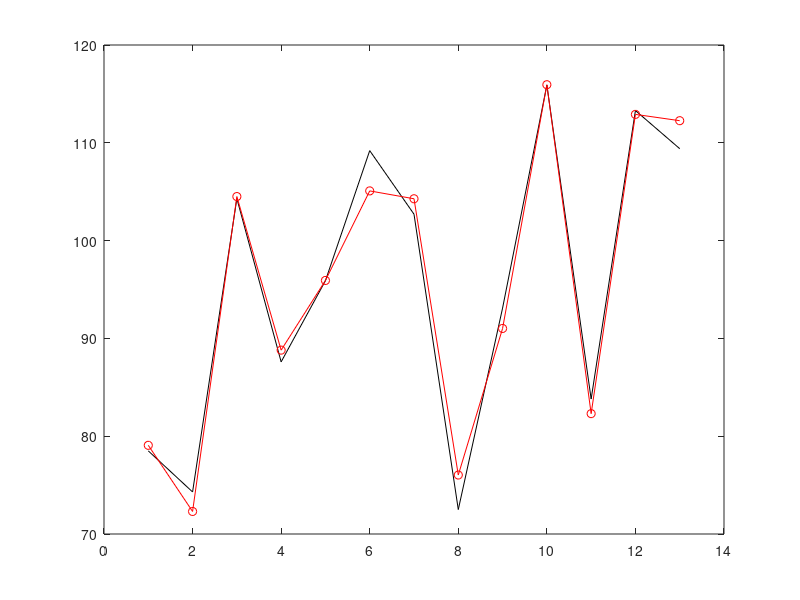

Recreate this plot in MATLAB.
load hald;
A = ingredients;
b = heat;

[U,S,V] = svd(A,'econ');
x = V*(inv(S))*(U')*b;

plot(b,'k'); hold on
plot(A*x,'r-o');

x = regress(b,A)
x = pinv(A)*b